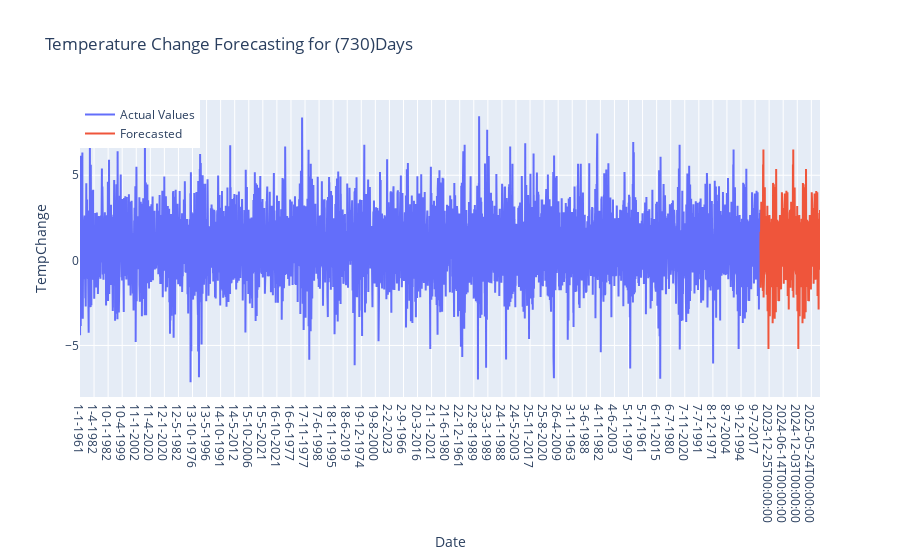

Source (notebook cell):
### Code cell
pltlygrp=go.Figure()
pltlygrp.add_trace(go.Scatter(x=RearrangeData['Date'], y=RearrangeData[FrcstFet], mode='lines',name="Actual Values"))
pltlygrp.add_trace(go.Scatter(x=TempChangeForecastData2.index, y=TempChangeForecastData2["Forecasted Values"], mode='lines',name="Forecasted".format(FrcstFet),))
pltlygrp.update_layout(title="Temperature Change Forecasting for ({})Days".format(dfp),xaxis_title="Date",yaxis_title=FrcstFet,legend=dict(x=0,y=1,traceorder="normal"),font=dict(size=12))
pltlygrp.show()

### Figure 1 — Plotly figure (JSON) as saved in the notebook; plotly's stock layout.template omitted (floating-point values rounded to 4 significant figures; data arrays with more than 128 entries replaced by an {"elided": "..."} marker saying what was removed)
{"data": [{"mode": "lines", "name": "Actual Values", "type": "scatter", "x": {"elided": "8321 str values"}, "y": {"elided": "8321 float values"}}, {"mode": "lines", "name": "Forecasted", "type": "scatter", "x": {"elided": "730 str values"}, "y": {"elided": "730 float values"}}], "layout": {"font": {"size": 12}, "legend": {"traceorder": "normal", "x": 0, "y": 1}, "title": {"text": "Temperature Change Forecasting for (730)Days"}, "xaxis": {"title": {"text": "Date"}}, "yaxis": {"title": {"text": "TempChange"}}}}
